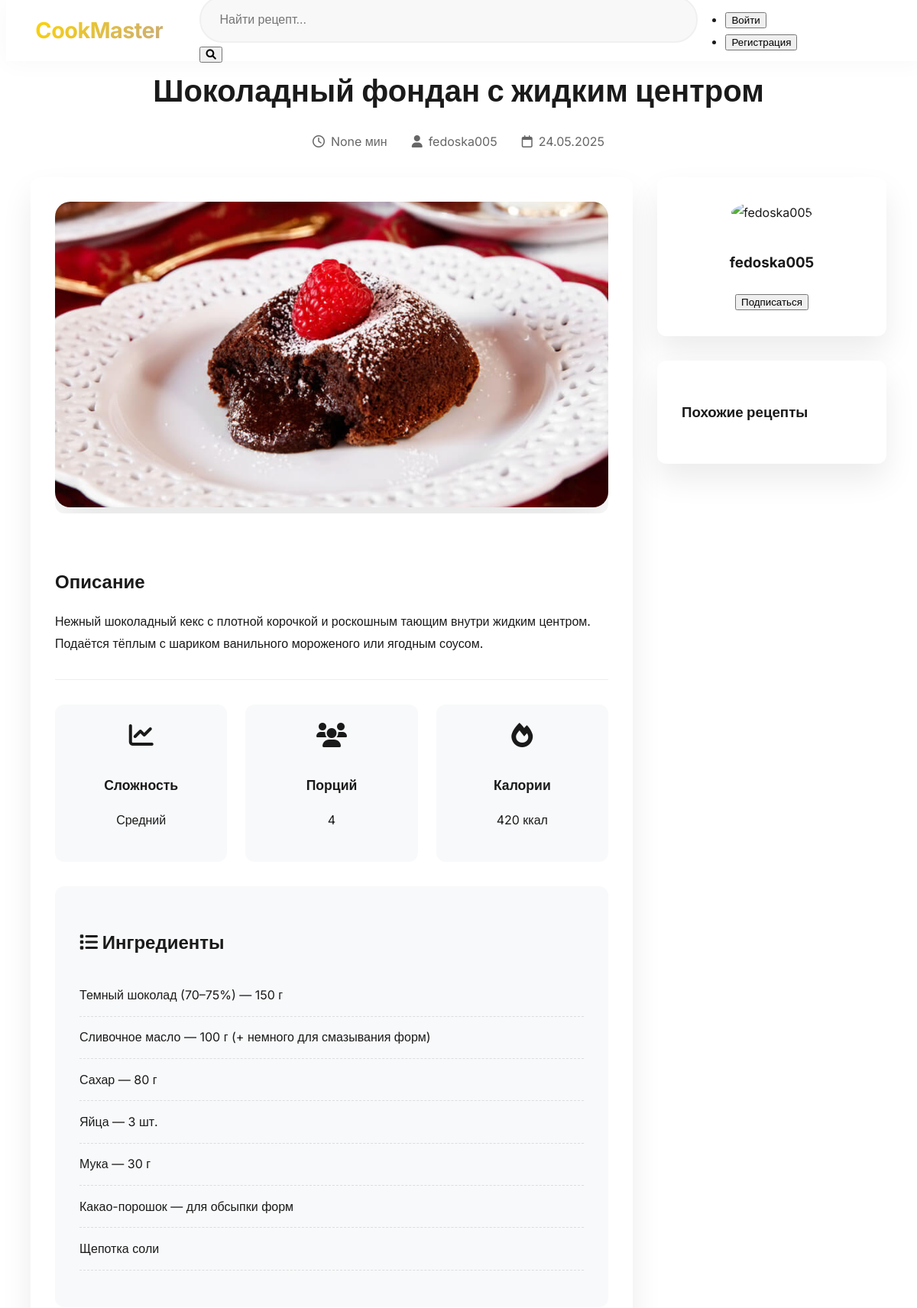
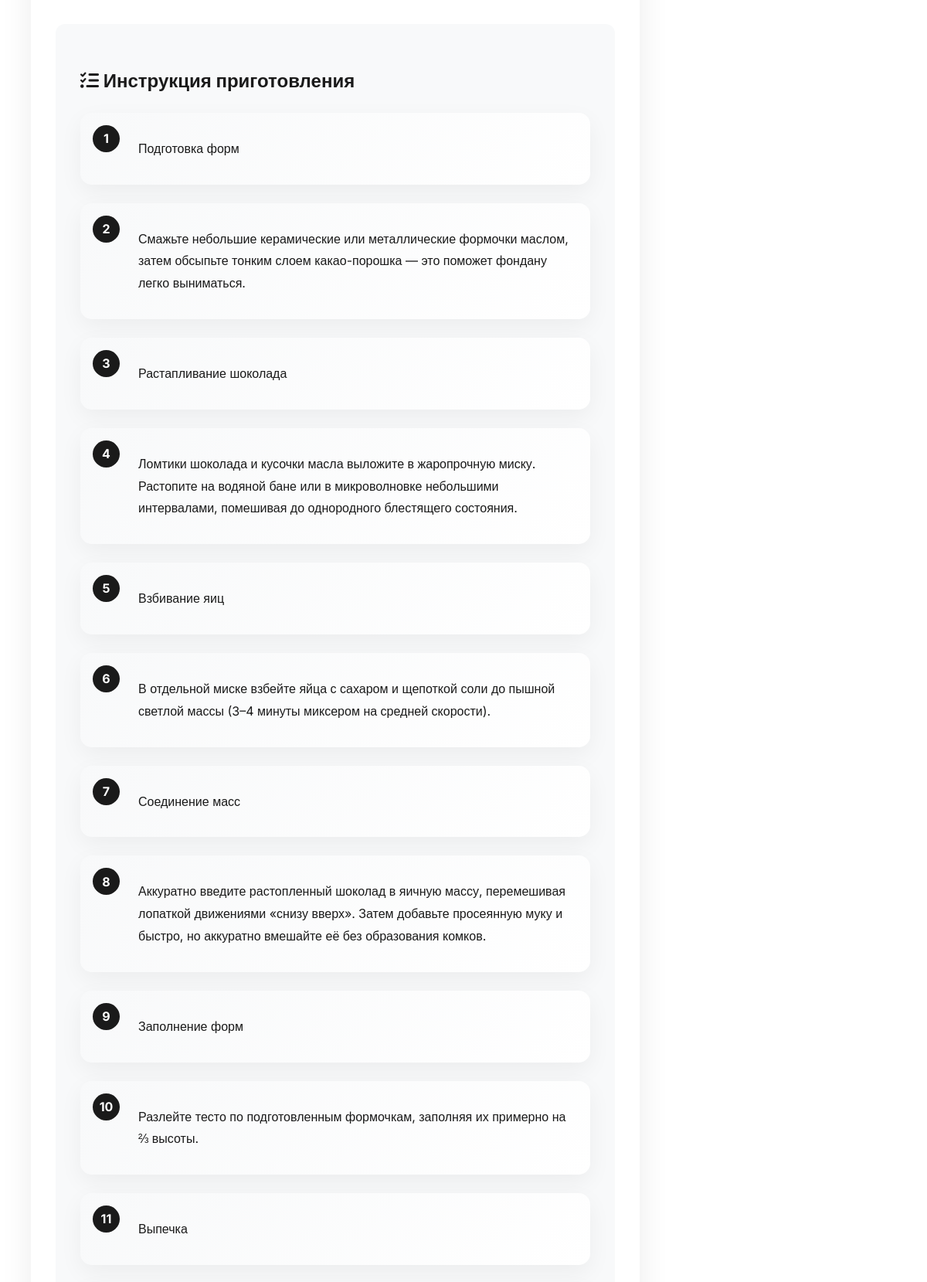
Page /recipe/3/ (upper part) on the committed database (2 pictures, top to bottom).
### recipes/models.py (models this page shows, shortened)
class Recipe(models.Model):
    DIFFICULTY_CHOICES = [
        ('easy', 'Легкий'),
        ('medium', 'Средний'),
        ('hard', 'Сложный'),
    ]
    title = models.CharField(max_length=255, verbose_name="Название")
    description = models.TextField(verbose_name="Описание")
    ingredients = models.TextField(verbose_name="Ингредиенты", help_text="Каждый ингредиент с новой строки")
    cooking_steps = models.TextField(verbose_name="Шаги приготовления", help_text="Каждый шаг с новой строки")
    cooking_time = models.CharField(max_length=100, blank=True, null=True, verbose_name="Время готовки") # в минутах
    image = models.ImageField(upload_to='recipes/images/', blank=True, null=True, verbose_name="Фото")
    author = models.ForeignKey(User, on_delete=models.CASCADE, verbose_name="Автор")
    created_at = models.DateTimeField(auto_now_add=True, verbose_name="Дата создания")
    category = models.ManyToManyField(
        Category,
        through='RecipeCategory',
        related_name='recipes',
        verbose_name="Категории"
    )   # Связь с категорией
    difficulty = models.CharField(
        max_length=10,
        choices=DIFFICULTY_CHOICES,
        default='medium',
        verbose_name="Сложность"
    )
    servings = models.PositiveIntegerField(default=1, verbose_name="Порции")
    calories = models.PositiveIntegerField(default=0, verbose_name="Калории")
    class Meta:
        verbose_name = "Рецепт"
        verbose_name_plural = "Рецепты"

### recipes/views.py (the view)
# urls.py: path('recipe/<int:recipe_id>/', views.recipe_detail, name='recipe_detail'),
def recipe_detail(request, recipe_id):
    recipe = get_object_or_404(Recipe, id=recipe_id)
    context = {
        'recipe': recipe,
        'home_url': reverse('recipes:home')  # Add the correct URL name
    }
    return render(request, 'recipes/recipe_detail.html', context)

### recipes/templates/recipes/recipe_detail.html (shortened to what this page needs)
{% extends 'base.html' %}
{% load static %}
{% block content %}
<div class="recipe-detail">
    <div class="recipe-header">
        <div class="recipe-title-section">
            <h1>{{ recipe.title }}</h1>
            <div class="recipe-meta">
                <span><i class="far fa-clock"></i> {{ recipe.cooking_time }} мин</span>
                <span><i class="fas fa-user"></i> {{ recipe.author }}</span>
                <span><i class="far fa-calendar"></i> {{ recipe.created_at|date:"d.m.Y" }}</span>
            </div>
        </div>
    </div>
    <div class="recipe-content">
        <div class="recipe-main">
            <div class="recipe-image-container">
                {% if recipe.image %}
                    <img src="{{ recipe.image.url }}" alt="{{ recipe.title }}" class="recipe-main-image">
                {% else %}
                    <img src="{% static 'images/default-recipe.jpg' %}" alt="Default recipe image" class="recipe-main-image">
                {% endif %}
            </div>
            <div class="recipe-description">
                <h2>Описание</h2>
                <p>{{ recipe.description }}</p>
            </div>
            <div class="recipe-info-grid">
                <div class="recipe-info-card">
                    <i class="fas fa-chart-line"></i>
                    <h3>Сложность</h3>
                    <p>{{ recipe.get_difficulty_display }}</p>
                </div>
                <div class="recipe-info-card">
                    <i class="fas fa-users"></i>
                    <h3>Порций</h3>
                    <p>{{ recipe.servings }}</p>
                </div>
                <div class="recipe-info-card">
                    <i class="fas fa-fire"></i>
                    <h3>Калории</h3>
                    <p>{{ recipe.calories }} ккал</p>
                </div>
            </div>
            <div class="recipe-sections">
                <div class="ingredients-section">
                    <h2><i class="fas fa-list"></i> Ингредиенты</h2>
                    <ul class="ingredients-list">
                        {% for ingredient in recipe.ingredients.splitlines %}
                        <li>
                            <span class="ingredient-name">{{ ingredient }}</span>
                        </li>
                        {% endfor %}
                    </ul>
                </div>
                <div class="instructions-section">
                    <h2><i class="fas fa-tasks"></i> Инструкция приготовления</h2>
                    <div class="instructions-list">
                        {% for step in recipe.cooking_steps.splitlines %}
                        <div class="instruction-step">
                            <div class="step-number">{{ forloop.counter }}</div>
                            <p>{{ step }}</p>
                        </div>
                        {% endfor %}
                    </div>
                </div>
            </div>
        </div>
        <div class="recipe-sidebar">
            <div class="author-card">
                <img src="{{ recipe.author.profile.avatar.url }}" alt="{{ recipe.author.username }}" class="author-avatar">
                <h3>{{ recipe.author.username }}</h3>
                <button class="btn-follow">Подписаться</button>
            </div>
            <div class="similar-recipes">
                <h3>Похожие рецепты</h3>
            </div>
        </div>
    </div>
</div>
{% endblock %}

### recipes/static/css/style.css (style rules this page uses)
:root { --primary-color: #1a1a1a; --secondary-color: #ffd700; --accent-color: #c8a97e; --background-color: #ffffff; --card-bg: #ffffff; --text-primary: #1a1a1a; --text-secondary: #666666; --border-radius: 12px; --box-shadow: 0 20px 40px rgba(0, 0, 0, 0.08); --transition: all 0.4s cubic-bezier(0.165, 0.84, 0.44, 1); --header-height: 80px; }
html { scroll-behavior: smooth; scroll-padding-top: var(--header-height); }
body { font-family: 'Inter', sans-serif; background-color: var(--background-color); color: var(--text-primary); line-height: 1.8; }
.recipe-content { flex-grow: 1; }
.recipe-detail { max-width: 1200px; margin: 0 auto; padding: 3rem 2rem; }
.recipe-header { text-align: center; margin-bottom: 2rem; }
.recipe-title-section h1 { font-size: 2.5rem; color: var(--text-primary); margin-bottom: 1rem; }
.recipe-meta { display: flex; justify-content: center; gap: 2rem; color: var(--text-secondary); }
.recipe-meta span { display: flex; align-items: center; gap: 0.5rem; }
.recipe-content { display: grid; grid-template-columns: 1fr 300px; gap: 2rem; }
.recipe-main { background: var(--card-bg); border-radius: var(--border-radius); padding: 2rem; box-shadow: var(--box-shadow); }
.recipe-image-container { border-radius: var(--border-radius); overflow: hidden; margin-bottom: 2rem; }
.recipe-main-image { width: 100%; height: 400px; object-fit: cover; border-radius: 20px; box-shadow: 0 30px 60px rgba(0,0,0,0.1); }
.recipe-description { margin: 2rem 0; padding: 1rem 0; border-bottom: 1px solid #eee; }
.recipe-description h2 { color: var(--text-primary); margin-bottom: 1rem; font-size: 1.5rem; }
.recipe-info-grid { display: grid; grid-template-columns: repeat(3, 1fr); gap: 1.5rem; margin: 2rem 0; }
.recipe-info-card { background: #f8f9fa; padding: 1.5rem; border-radius: var(--border-radius); text-align: center; transition: transform 0.3s ease; }
.recipe-info-card i { font-size: 2rem; color: var(--primary-color); margin-bottom: 1rem; }
.recipe-info-card h3 { font-size: 1.1rem; margin-bottom: 0.5rem; color: var(--text-primary); }
.ingredients-section, .instructions-section { margin: 2rem 0; padding: 2rem; background: #f8f9fa; border-radius: var(--border-radius); }
.ingredients-list { list-style: none; padding: 0; }
.ingredients-list li { display: flex; justify-content: space-between; padding: 0.8rem 0; border-bottom: 1px dashed #ddd; }
.instruction-step { display: flex; gap: 1.5rem; margin-bottom: 1.5rem; padding: 1rem; background: linear-gradient(135deg, #f8f9fa 0%, #ffffff 100%); border-radius: 15px; box-shadow: 0 10px 30px rgba(0,0,0,0.05); transition: var(--transition); }
.step-number { width: 35px; height: 35px; background: var(--primary-color); color: white; border-radius: 50%; display: flex; align-items: center; justify-content: center; font-weight: bold; flex-shrink: 0; }
.recipe-sidebar { display: flex; flex-direction: column; gap: 2rem; }
.author-card { background: var(--card-bg); padding: 2rem; border-radius: var(--border-radius); text-align: center; box-shadow: var(--box-shadow); }
.author-avatar { width: 100px; height: 100px; border-radius: 50%; margin-bottom: 1rem; object-fit: cover; }
.similar-recipes { background: var(--card-bg); padding: 2rem; border-radius: var(--border-radius); box-shadow: var(--box-shadow); }

### rows in the picture
Recipe: title "Шоколадный фондан с жидким центром", cooking_time "None", author "fedoska005", created_at "24.05.2025", image (picture), description "Нежный шоколадный кекс с плотной корочкой и роскошным тающим внутри жидким центром. Подаётся тёплым с шариком ванильного мороженого или ягодным соусом.", difficulty "Средний", servings "4", calories "420", author.username "fedoska005"

### other values in the picture
{{ ingredient }} "Темный шоколад (70–75%) — 150 г" "Сливочное масло — 100 г (+ немного для смазывания форм)" "Сахар — 80 г" "Яйца — 3 шт." "Мука — 30 г" "Какао-порошок — для обсыпки форм" "Щепотка соли"
{{ step }} "Подготовка форм" "Смажьте небольшие керамические или металлические формочки маслом, затем обсыпьте тонким слоем какао-порошка — это поможет фондану легко выниматься." "Растапливание шоколада" "Ломтики шоколада и кусочки масла выложите в жаропрочную миску. Растопите на водяной бане или в микроволновке небольшими интервалами, помешивая до однородного блестящего состояния." "Взбивание яиц" "В отдельной миске взбейте яйца с сахаром и щепоткой соли до пышной светлой массы (3–4 минуты миксером на средней скорости)." "Соединение масс" "Аккуратно введите растопленный шоколад в яичную массу, перемешивая лопаткой движениями «снизу вверх». Затем добавьте просеянную муку и быстро, но аккуратно вмешайте её без образования комков." "Заполнение форм" "Разлейте тесто по подготовленным формочкам, заполняя их примерно на ⅔ высоты." "Выпечка"
